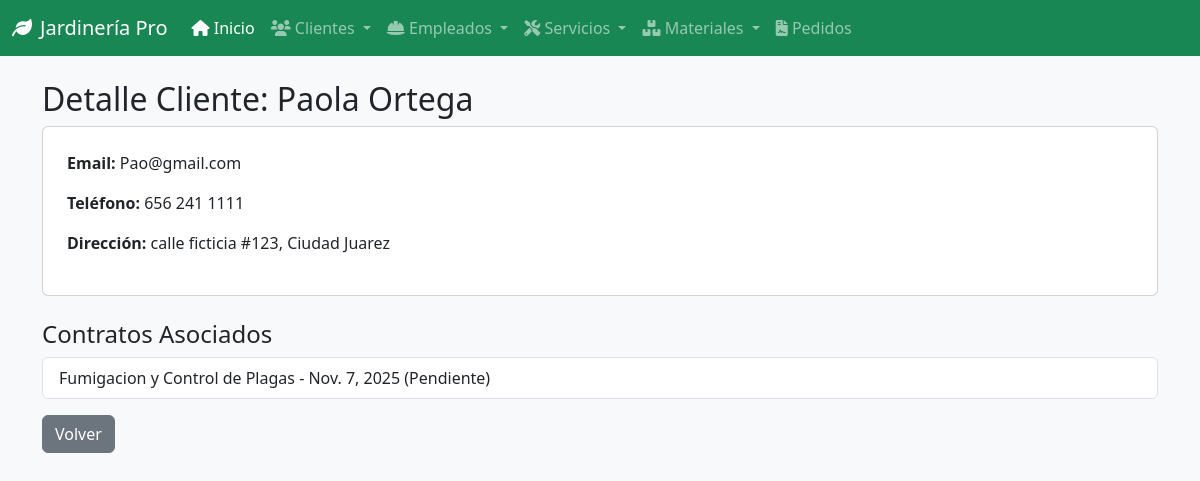
Page /clientes/1/ on the committed database.
### gestion/models.py (models this page shows, shortened)
class Cliente(models.Model):
    nombre = models.CharField(max_length=100)
    apellido = models.CharField(max_length=100)
    telefono = models.CharField(max_length=15, unique=True)
    email = models.EmailField(unique=True)
    direccion = models.CharField(max_length=100)
    ciudad = models.CharField(max_length=100)
    codigo_postal = models.CharField(max_length=10)

class ContratoServicio(models.Model):
    cliente = models.ForeignKey(Cliente, on_delete=models.CASCADE, related_name='contratos')
    servicio = models.ForeignKey(Servicio, on_delete=models.CASCADE, related_name='contratos')
    empleados = models.ManyToManyField(Empleado, related_name='servicios_asignados')
    fecha_contrato = models.DateField(auto_now_add=True)
    fecha_programada = models.DateField()
    estado = models.CharField(
        max_length=20,
        choices=[
            ('PENDIENTE', 'Pendiente'),
            ('EN_PROGRESO', 'En Progreso'),
            ('COMPLETADO', 'Completado'),
            ('CANCELADO', 'Cancelado'),
        ],
        default='PENDIENTE'
    )
    observaciones = models.TextField(blank=True, null=True)
    costo_total = models.DecimalField(max_digits=10, decimal_places=2, blank=True, null=True)

class Servicio(models.Model):
    nombre_servicio = models.CharField(max_length=100)
    descripcion = models.TextField()
    precio = models.DecimalField(max_digits=8, decimal_places=2)
    duracion_estimada_horas = models.DecimalField(max_digits=4, decimal_places=2)
    fecha_creacion = models.DateTimeField(auto_now_add=True)
    activo = models.BooleanField(default=True)
    tipo_servicio = models.CharField(max_length=50, help_text="Ej: Poda, Riego, Diseño, Fumigación")

### gestion/views.py (the view)
# urls.py: path('clientes/<int:cliente_id>/', views.detalle_cliente, name='detalle_cliente'),
def detalle_cliente(request, cliente_id):
    cliente = get_object_or_404(Cliente, pk=cliente_id)
    contratos_cliente = ContratoServicio.objects.filter(cliente=cliente)
    return render(request, 'cliente/detalle_cliente.html', {'cliente': cliente, 'contratos_cliente': contratos_cliente})

### templates/cliente/detalle_cliente.html
{% extends 'base.html' %}
{% block content %}
<h2>Detalle Cliente: {{ cliente.nombre }} {{ cliente.apellido }}</h2>
<div class="card p-4 mb-4">
    <p><strong>Email:</strong> {{ cliente.email }}</p>
    <p><strong>Teléfono:</strong> {{ cliente.telefono }}</p>
    <p><strong>Dirección:</strong> {{ cliente.direccion }}, {{ cliente.ciudad }}</p>
</div>
<h4>Contratos Asociados</h4>
<ul class="list-group">
    {% for contrato in contratos_cliente %}
        <li class="list-group-item">
            {{ contrato.servicio.nombre_servicio }} - {{ contrato.fecha_programada }} ({{ contrato.get_estado_display }})
        </li>
    {% empty %}
        <li class="list-group-item">Sin contratos.</li>
    {% endfor %}
</ul>
<div class="mt-3">
    <a href="{% url 'ver_clientes' %}" class="btn btn-secondary">Volver</a>
</div>
{% endblock %}

### templates/base.html (shortened to what this page needs)
<!DOCTYPE html>
<html lang="es">
<head>
    <link href="https://cdn.jsdelivr.net/npm/bootstrap@5.3.0/dist/css/bootstrap.min.css" rel="stylesheet">
    <link href="https://cdnjs.cloudflare.com/ajax/libs/font-awesome/6.0.0/css/all.min.css" rel="stylesheet">
</head>
<body class="bg-light">
    {% include 'navbar.html' %}
    <div class="container mt-4">
        {% block content %}
        {% endblock %}
    </div>
</body>
</html>

### templates/navbar.html (shortened to what this page needs)
<nav class="navbar navbar-expand-lg navbar-dark bg-success">
    <div class="container-fluid">
        <a class="navbar-brand" href="{% url 'inicio_jardineria' %}">
            <i class="fas fa-leaf me-2"></i>Jardinería Pro
        </a>
        <div class="collapse navbar-collapse" id="navbarNav">
            <ul class="navbar-nav me-auto mb-2 mb-lg-0">
                <li class="nav-item">
                    <a class="nav-link active" href="{% url 'inicio_jardineria' %}"><i class="fas fa-home"></i> Inicio</a>
                </li>
                <li class="nav-item dropdown">
                    <a class="nav-link dropdown-toggle" href="#" role="button" data-bs-toggle="dropdown">
                        <i class="fas fa-users"></i> Clientes
                    </a>
                </li>
                <li class="nav-item dropdown">
                    <a class="nav-link dropdown-toggle" href="#" role="button" data-bs-toggle="dropdown">
                        <i class="fas fa-hard-hat"></i> Empleados
                    </a>
                </li>
                <li class="nav-item dropdown">
                    <a class="nav-link dropdown-toggle" href="#" role="button" data-bs-toggle="dropdown">
                        <i class="fas fa-tools"></i> Servicios
                    </a>
                </li>
                <li class="nav-item dropdown">
                    <a class="nav-link dropdown-toggle" href="#" role="button" data-bs-toggle="dropdown">
                        <i class="fas fa-boxes"></i> Materiales
                    </a>
                </li>
                <li class="nav-item">
                    <a class="nav-link" href="{% url 'ver_contratos' %}"><i class="fas fa-file-contract"></i> Pedidos</a>
                </li>
            </ul>
        </div>
    </div>
</nav>

### rows in the picture
Cliente: nombre "Paola", apellido "Ortega", email "Pao@gmail.com", telefono "656 241 1111", direccion "calle ficticia #123", ciudad "Ciudad Juarez"
ContratoServicio: servicio.nombre_servicio "Fumigacion y Control de Plagas", fecha_programada "Nov. 7, 2025", estado "Pendiente"
